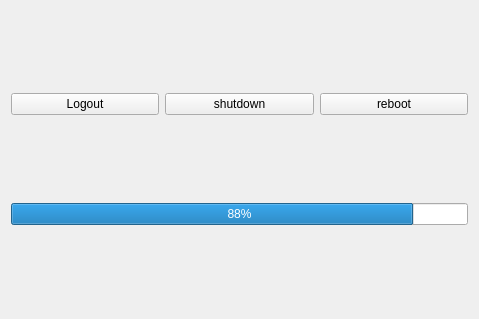
<?xml version="1.0" encoding="UTF-8"?>
<ui version="4.0">
 <class>ToolsWindow</class>
 <widget class="QWidget" name="ToolsWindow">
  <property name="geometry">
   <rect>
    <x>0</x>
    <y>0</y>
    <width>479</width>
    <height>319</height>
   </rect>
  </property>
  <property name="sizePolicy">
   <sizepolicy hsizetype="Maximum" vsizetype="Maximum">
    <horstretch>0</horstretch>
    <verstretch>0</verstretch>
   </sizepolicy>
  </property>
  <property name="windowTitle">
   <string>Form</string>
  </property>
  <layout class="QVBoxLayout" name="verticalLayout">
   <item>
    <layout class="QHBoxLayout" name="horizontalLayout">
     <property name="sizeConstraint">
      <enum>QLayout::SetNoConstraint</enum>
     </property>
     <item>
      <widget class="QPushButton" name="logout_button">
       <property name="text">
        <string>Logout</string>
       </property>
      </widget>
     </item>
     <item>
      <widget class="QPushButton" name="shutdown_button">
       <property name="text">
        <string>shutdown</string>
       </property>
      </widget>
     </item>
     <item>
      <widget class="QPushButton" name="reboot_button">
       <property name="text">
        <string>reboot</string>
       </property>
      </widget>
     </item>
    </layout>
   </item>
   <item>
    <widget class="QProgressBar" name="progressBar">
     <property name="value">
      <number>88</number>
     </property>
     <property name="alignment">
      <set>Qt::AlignCenter</set>
     </property>
    </widget>
   </item>
  </layout>
 </widget>
 <resources/>
 <connections/>
</ui>
